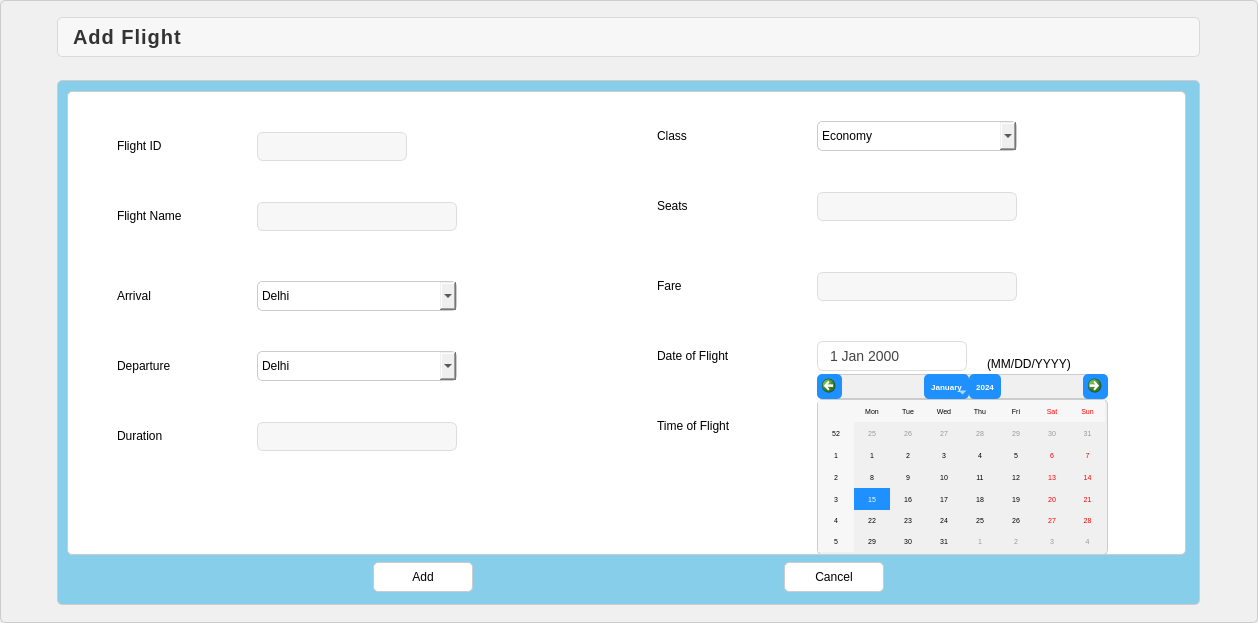
<?xml version="1.0" encoding="UTF-8"?>
<ui version="4.0">
 <class>AddFlight</class>
 <widget class="QWidget" name="AddFlight">
  <property name="geometry">
   <rect>
    <x>0</x>
    <y>0</y>
    <width>1258</width>
    <height>623</height>
   </rect>
  </property>
  <property name="windowTitle">
   <string>Form</string>
  </property>
  <property name="styleSheet">
   <string notr="true"/>
  </property>
  <layout class="QHBoxLayout" name="horizontalLayout">
   <property name="leftMargin">
    <number>0</number>
   </property>
   <property name="topMargin">
    <number>0</number>
   </property>
   <property name="rightMargin">
    <number>0</number>
   </property>
   <property name="bottomMargin">
    <number>0</number>
   </property>
   <item>
    <widget class="QFrame" name="frame_3">
     <property name="styleSheet">
      <string notr="true">background-color: #f0f0f0;
border: 1px solid #ccc;
border-radius: 5px;
background-repeat:no-repeat;
background-position:center;
background-image: url(:/ing/AddFlightImg.png);</string>
     </property>
     <property name="frameShape">
      <enum>QFrame::StyledPanel</enum>
     </property>
     <property name="frameShadow">
      <enum>QFrame::Raised</enum>
     </property>
     <layout class="QGridLayout" name="gridLayout">
      <item row="0" column="0">
       <widget class="QLabel" name="label_8">
        <property name="minimumSize">
         <size>
          <width>265</width>
          <height>50</height>
         </size>
        </property>
        <property name="maximumSize">
         <size>
          <width>12000000</width>
          <height>50</height>
         </size>
        </property>
        <property name="styleSheet">
         <string notr="true">QLabel#label_8 {
background:none;
    background-color: #f7f7f7; /* Light grey background */
    color: #333333; /* Dark grey text */
    border: 1px solid #d9d9d9; /* Light grey border */
    border-radius: 5px; /* Rounded corners */
    padding: 5px 10px; /* Padding around the text */
    font-size: 20px; /* Font size appropriate for the label size */
    font-weight: bold; /* Bold text */
    text-align: center; /* Center the text */
    box-shadow: 0 2px 4px rgba(0, 0, 0, 0.1); /* Subtle shadow effect */
    margin-bottom: 10px; /* Space below the label */
    letter-spacing: 1px; /* Spacing between letters */
    height: 30px; /* Explicit height for the label */
}

</string>
        </property>
        <property name="text">
         <string>Add Flight</string>
        </property>
       </widget>
      </item>
      <item row="1" column="0">
       <widget class="QFrame" name="frame_4">
        <property name="maximumSize">
         <size>
          <width>1143</width>
          <height>525</height>
         </size>
        </property>
        <property name="styleSheet">
         <string notr="true">background:none;background-color: rgb(135, 206, 235);</string>
        </property>
        <property name="frameShape">
         <enum>QFrame::StyledPanel</enum>
        </property>
        <property name="frameShadow">
         <enum>QFrame::Raised</enum>
        </property>
        <layout class="QGridLayout" name="gridLayout_2">
         <item row="1" column="0">
          <widget class="QFrame" name="frame_2">
           <property name="styleSheet">
            <string notr="true">border:none;</string>
           </property>
           <property name="frameShape">
            <enum>QFrame::StyledPanel</enum>
           </property>
           <property name="frameShadow">
            <enum>QFrame::Raised</enum>
           </property>
          </widget>
         </item>
         <item row="0" column="0" colspan="5">
          <widget class="QFrame" name="frame">
           <property name="minimumSize">
            <size>
             <width>1119</width>
             <height>464</height>
            </size>
           </property>
           <property name="maximumSize">
            <size>
             <width>1119</width>
             <height>464</height>
            </size>
           </property>
           <property name="styleSheet">
            <string notr="true">QFrame{
background:none;
background-color: rgb(255, 255, 255);
}

QLable{
color: rgb(0, 0, 0);font: 10pt &quot;MS Shell Dlg 2&quot;;
}
</string>
           </property>
           <property name="frameShape">
            <enum>QFrame::StyledPanel</enum>
           </property>
           <property name="frameShadow">
            <enum>QFrame::Raised</enum>
           </property>
           <widget class="QLabel" name="label_2">
            <property name="geometry">
             <rect>
              <x>50</x>
              <y>40</y>
              <width>100</width>
              <height>30</height>
             </rect>
            </property>
            <property name="styleSheet">
             <string notr="true">border:none;color: rgb(0, 0, 0);font: 10pt &quot;MS Shell Dlg 2&quot;;</string>
            </property>
            <property name="text">
             <string>Flight ID</string>
            </property>
           </widget>
           <widget class="QLineEdit" name="FA_FlightID">
            <property name="geometry">
             <rect>
              <x>190</x>
              <y>40</y>
              <width>150</width>
              <height>30</height>
             </rect>
            </property>
            <property name="minimumSize">
             <size>
              <width>150</width>
              <height>30</height>
             </size>
            </property>
            <property name="maximumSize">
             <size>
              <width>150</width>
              <height>30</height>
             </size>
            </property>
            <property name="styleSheet">
             <string notr="true">background-color: #f7f7f7;
    border: 1px solid #ddd;
    border-radius: 6px;
    padding: 1px;
    margin-top: 1px;
    box-shadow: 0 2px 4px rgba(0, 0, 0, 0.1); 
color: rgb(0, 0, 0);</string>
            </property>
           </widget>
           <widget class="QLabel" name="label_3">
            <property name="geometry">
             <rect>
              <x>50</x>
              <y>110</y>
              <width>100</width>
              <height>30</height>
             </rect>
            </property>
            <property name="styleSheet">
             <string notr="true">border:none;color: rgb(0, 0, 0);font: 10pt &quot;MS Shell Dlg 2&quot;;</string>
            </property>
            <property name="text">
             <string>Flight Name</string>
            </property>
           </widget>
           <widget class="QLabel" name="label_4">
            <property name="geometry">
             <rect>
              <x>50</x>
              <y>190</y>
              <width>100</width>
              <height>30</height>
             </rect>
            </property>
            <property name="styleSheet">
             <string notr="true">border:none;color: rgb(0, 0, 0);font: 10pt &quot;MS Shell Dlg 2&quot;;</string>
            </property>
            <property name="text">
             <string>Arrival</string>
            </property>
           </widget>
           <widget class="QLabel" name="label_5">
            <property name="geometry">
             <rect>
              <x>50</x>
              <y>260</y>
              <width>100</width>
              <height>30</height>
             </rect>
            </property>
            <property name="styleSheet">
             <string notr="true">border:none;color: rgb(0, 0, 0);font: 10pt &quot;MS Shell Dlg 2&quot;;</string>
            </property>
            <property name="text">
             <string>Departure</string>
            </property>
           </widget>
           <widget class="QLabel" name="label_6">
            <property name="geometry">
             <rect>
              <x>50</x>
              <y>330</y>
              <width>100</width>
              <height>30</height>
             </rect>
            </property>
            <property name="styleSheet">
             <string notr="true">border:none;color: rgb(0, 0, 0);font: 10pt &quot;MS Shell Dlg 2&quot;;</string>
            </property>
            <property name="text">
             <string>Duration</string>
            </property>
           </widget>
           <widget class="QLineEdit" name="FA_FlightName">
            <property name="geometry">
             <rect>
              <x>190</x>
              <y>110</y>
              <width>200</width>
              <height>30</height>
             </rect>
            </property>
            <property name="minimumSize">
             <size>
              <width>200</width>
              <height>30</height>
             </size>
            </property>
            <property name="maximumSize">
             <size>
              <width>300</width>
              <height>30</height>
             </size>
            </property>
            <property name="styleSheet">
             <string notr="true">background-color: #f7f7f7;
    border: 1px solid #ddd;
    border-radius: 6px;
    padding: 1px;
    margin-top: 1px;
    box-shadow: 0 2px 4px rgba(0, 0, 0, 0.1); 
color: rgb(0, 0, 0);</string>
            </property>
           </widget>
           <widget class="QLineEdit" name="FA_Duration">
            <property name="geometry">
             <rect>
              <x>190</x>
              <y>330</y>
              <width>200</width>
              <height>30</height>
             </rect>
            </property>
            <property name="styleSheet">
             <string notr="true">background-color: #f7f7f7;
    border: 1px solid #ddd;
    border-radius: 6px;
    padding: 1px;
    margin-top: 1px;
    box-shadow: 0 2px 4px rgba(0, 0, 0, 0.1); 
color: rgb(0, 0, 0);</string>
            </property>
           </widget>
           <widget class="QComboBox" name="FA_Arrival">
            <property name="geometry">
             <rect>
              <x>190</x>
              <y>190</y>
              <width>200</width>
              <height>30</height>
             </rect>
            </property>
            <property name="styleSheet">
             <string notr="true">background:none;</string>
            </property>
            <item>
             <property name="text">
              <string>Delhi</string>
             </property>
            </item>
            <item>
             <property name="text">
              <string>Kolkata</string>
             </property>
            </item>
            <item>
             <property name="text">
              <string>Channai</string>
             </property>
            </item>
            <item>
             <property name="text">
              <string>Mumbai</string>
             </property>
            </item>
            <item>
             <property name="text">
              <string>Benglor</string>
             </property>
            </item>
           </widget>
           <widget class="QComboBox" name="FA_Departure">
            <property name="geometry">
             <rect>
              <x>190</x>
              <y>260</y>
              <width>200</width>
              <height>30</height>
             </rect>
            </property>
            <property name="styleSheet">
             <string notr="true">background:none;</string>
            </property>
            <item>
             <property name="text">
              <string>Delhi</string>
             </property>
            </item>
            <item>
             <property name="text">
              <string>Kolkata</string>
             </property>
            </item>
            <item>
             <property name="text">
              <string>Channai</string>
             </property>
            </item>
            <item>
             <property name="text">
              <string>Mumbai</string>
             </property>
            </item>
            <item>
             <property name="text">
              <string>Benglor</string>
             </property>
            </item>
           </widget>
           <widget class="QLabel" name="label">
            <property name="geometry">
             <rect>
              <x>590</x>
              <y>30</y>
              <width>100</width>
              <height>30</height>
             </rect>
            </property>
            <property name="styleSheet">
             <string notr="true">border:none;font: 10pt &quot;MS Shell Dlg 2&quot;;
color: rgb(0, 0, 0);</string>
            </property>
            <property name="text">
             <string>Class</string>
            </property>
           </widget>
           <widget class="QDateEdit" name="FA_DateOfFlight">
            <property name="geometry">
             <rect>
              <x>750</x>
              <y>250</y>
              <width>150</width>
              <height>30</height>
             </rect>
            </property>
            <property name="styleSheet">
             <string notr="true">QDateEdit {
    border: 1px solid #ddd;
    border-radius: 6px;
    padding: 5px 10px;
    background-color: #ffffff;
    font-size: 14px;
    color: #444;
    width: 150px;
    box-shadow: 0 2px 4px rgba(0, 0, 0, 0.1); /* Light shadow for a floating effect */
}

QDateEdit::hover {
    border: 1px solid #bbb;
    background-color: #f7f7f7f7;
}

QDateEdit::focus {
    border: 1px solid #4CAF50;
    background-color: #e0f7e7;
    box-shadow: 0 2px 8px rgba(0, 0, 0, 0.2); /* Stronger shadow on focus */
}

QDateEdit::drop-down {
    subcontrol-origin: padding;
    subcontrol-position: top right;
    width: 20px;
    border-left: 1px solid #ddd;
    background-color: #f0f0f0;
    border-top-right-radius: 6px;
    border-bottom-right-radius: 6px;
    padding-right: 5px;
}

QDateEdit::down-arrow {
    width: 12px;
    height: 12px;
}

QDateEdit::down-arrow:hover {
}

QDateEdit::up-arrow, QDateEdit::down-arrow {
    width: 12px;
    height: 12px;
}

QDateEdit::up-button, QDateEdit::down-button {
    subcontrol-origin: border;
    subcontrol-position: center right;
    width: 16px;
    height: 16px;
    background-color: transparent;
}

QDateEdit::drop-down:pressed {
    background-color: #d6d6d6;
}

QDateEdit::drop-down:focus {
    border-left: 1px solid #4CAF50;
}

QDateEdit QAbstractItemView {
    border: 1px solid #ccc;
    border-radius: 4px;
    background-color: #f7f7f7;
    selection-background-color: #4CAF50;
    selection-color: #fff;
}</string>
            </property>
           </widget>
           <widget class="QLabel" name="label_11">
            <property name="geometry">
             <rect>
              <x>590</x>
              <y>250</y>
              <width>120</width>
              <height>30</height>
             </rect>
            </property>
            <property name="styleSheet">
             <string notr="true">border:none;color: rgb(0, 0, 0);font: 10pt &quot;MS Shell Dlg 2&quot;;</string>
            </property>
            <property name="text">
             <string>Date of Flight</string>
            </property>
           </widget>
           <widget class="QLabel" name="label_10">
            <property name="geometry">
             <rect>
              <x>590</x>
              <y>180</y>
              <width>100</width>
              <height>30</height>
             </rect>
            </property>
            <property name="styleSheet">
             <string notr="true">border:none;color: rgb(0, 0, 0);font: 10pt &quot;MS Shell Dlg 2&quot;;</string>
            </property>
            <property name="text">
             <string>Fare</string>
            </property>
           </widget>
           <widget class="QLabel" name="label_9">
            <property name="geometry">
             <rect>
              <x>590</x>
              <y>100</y>
              <width>100</width>
              <height>30</height>
             </rect>
            </property>
            <property name="styleSheet">
             <string notr="true">border:none;color: rgb(0, 0, 0);font: 10pt &quot;MS Shell Dlg 2&quot;;</string>
            </property>
            <property name="text">
             <string>Seats</string>
            </property>
           </widget>
           <widget class="QLabel" name="label_12">
            <property name="geometry">
             <rect>
              <x>590</x>
              <y>320</y>
              <width>120</width>
              <height>30</height>
             </rect>
            </property>
            <property name="styleSheet">
             <string notr="true">border:none;color: rgb(0, 0, 0);font: 10pt &quot;MS Shell Dlg 2&quot;;</string>
            </property>
            <property name="text">
             <string>Time of Flight</string>
            </property>
           </widget>
           <widget class="QTimeEdit" name="FA_TimeOfFlight">
            <property name="geometry">
             <rect>
              <x>750</x>
              <y>320</y>
              <width>150</width>
              <height>30</height>
             </rect>
            </property>
            <property name="styleSheet">
             <string notr="true">QTimeEdit {
    border: 1px solid #ddd;
    border-radius: 6px;
    padding: 5px 10px;
    background-color: #ffffff;
    font-size: 14px;
    color: #444;
    width: 150px;
    box-shadow: 0 2px 4px rgba(0, 0, 0, 0.1); /* Light shadow for a floating effect */
}

QTimeEdit::hover {
    border: 1px solid #bbb;
    background-color: #f7f7f7f7;
}

QTimeEdit::focus {
    border: 1px solid #4CAF50;
    background-color: #e0f7e7;
    box-shadow: 0 2px 8px rgba(0, 0, 0, 0.2); /* Stronger shadow on focus */
}

QTimeEdit::drop-down {
    subcontrol-origin: padding;
    subcontrol-position: top right;
    width: 20px;
    border-left: 1px solid #ddd;
    background-color: #f0f0f0;
    border-top-right-radius: 6px;
    border-bottom-right-radius: 6px;
    padding-right: 5px;
}

QTimeEdit::down-arrow {
    width: 12px;
    height: 12px;
}

QTimeEdit::down-arrow:hover {
}

QTimeEdit::up-arrow, QDateEdit::down-arrow {
    width: 12px;
    height: 12px;
}

QTimeEdit::up-button, QTimeEdit::down-button {
    subcontrol-origin: border;
    subcontrol-position: center right;
    width: 16px;
    height: 16px;
    background-color: transparent;
}

QTimeEdit::drop-down:pressed {
    background-color: #d6d6d6;
}

QTimeEdit::drop-down:focus {
    border-left: 1px solid #4CAF50;
}

QTimeEdit QAbstractItemView {
    border: 1px solid #ccc;
    border-radius: 4px;
    background-color: #f7f7f7;
    selection-background-color: #4CAF50;
    selection-color: #fff;
}</string>
            </property>
           </widget>
           <widget class="QLineEdit" name="FA_Fare">
            <property name="geometry">
             <rect>
              <x>750</x>
              <y>180</y>
              <width>200</width>
              <height>30</height>
             </rect>
            </property>
            <property name="styleSheet">
             <string notr="true">background-color: #f7f7f7;
    border: 1px solid #ddd;
    border-radius: 6px;
    padding: 1px;
    margin-top: 1px;
    box-shadow: 0 2px 4px rgba(0, 0, 0, 0.1); 
color: rgb(0, 0, 0);</string>
            </property>
           </widget>
           <widget class="QLabel" name="label_7">
            <property name="geometry">
             <rect>
              <x>920</x>
              <y>260</y>
              <width>111</width>
              <height>25</height>
             </rect>
            </property>
            <property name="styleSheet">
             <string notr="true">border:none;color: rgb(0, 0, 0);</string>
            </property>
            <property name="text">
             <string>(MM/DD/YYYY)</string>
            </property>
           </widget>
           <widget class="QLineEdit" name="FA_Seat">
            <property name="geometry">
             <rect>
              <x>750</x>
              <y>100</y>
              <width>200</width>
              <height>30</height>
             </rect>
            </property>
            <property name="styleSheet">
             <string notr="true">background-color: #f7f7f7;
    border: 1px solid #ddd;
    border-radius: 6px;
    padding: 1px;
    margin-top: 1px;
    box-shadow: 0 2px 4px rgba(0, 0, 0, 0.1); 
color: rgb(0, 0, 0);</string>
            </property>
           </widget>
           <widget class="QComboBox" name="FA_Class">
            <property name="geometry">
             <rect>
              <x>750</x>
              <y>30</y>
              <width>200</width>
              <height>30</height>
             </rect>
            </property>
            <property name="styleSheet">
             <string notr="true">background:none;</string>
            </property>
            <item>
             <property name="text">
              <string>Economy</string>
             </property>
            </item>
            <item>
             <property name="text">
              <string>Business</string>
             </property>
            </item>
            <item>
             <property name="text">
              <string>First Class</string>
             </property>
            </item>
           </widget>
           <widget class="QCalendarWidget" name="calendarWidget">
            <property name="geometry">
             <rect>
              <x>750</x>
              <y>283</y>
              <width>291</width>
              <height>181</height>
             </rect>
            </property>
            <property name="styleSheet">
             <string notr="true">QCalendarWidget {
    font: 5pt &quot;Segoe UI&quot;;
    background-color: #f0f0f0;
    border: 1px solid #ccc;
    border-radius: 5px;
}

QCalendarWidget QWidget {
    background-color: #f0f0f0;
}

QCalendarWidget QToolButton {
    background-color: #1E90FF;
    color: white;
    border: none;
    border-radius: 5px;
    padding: 3px;
    font-size: 6pt; /* Larger font size for the month and year */
}

QCalendarWidget QToolButton::menu-indicator {
    image: none;
}

QCalendarWidget QMenu {
    width: 150px;
    background-color: white;
    border: 1px solid #ccc;
}

QCalendarWidget QSpinBox {
    margin: 2px;
    font-size: 6pt; /* Match the font size with the QToolButton */
}

QCalendarWidget QSpinBox::up-button {
    subcontrol-origin: border;
    subcontrol-position: top right;
    width: 15px;
}

QCalendarWidget QSpinBox::down-button {
    subcontrol-origin: border;
    subcontrol-position: bottom right;
    width: 15px;
}

QCalendarWidget QAbstractItemView:enabled {
    font-size: 5pt; /* Keeping dates at 5pt */
    color: #000000;
    background-color: #f0f0f0;
    selection-background-color: #1E90FF;
    selection-color: white;
}

QCalendarWidget QAbstractItemView:disabled {
    color: #999999;
}

QCalendarWidget QHeaderView::section {
    background-color: #1E90FF;
    color: white;
    font-weight: bold;
    font-size: 6pt; /* Larger font size for the headers */
}
</string>
            </property>
           </widget>
          </widget>
         </item>
         <item row="1" column="4">
          <widget class="QFrame" name="frame_5">
           <property name="styleSheet">
            <string notr="true">border:none;</string>
           </property>
           <property name="frameShape">
            <enum>QFrame::StyledPanel</enum>
           </property>
           <property name="frameShadow">
            <enum>QFrame::Raised</enum>
           </property>
          </widget>
         </item>
         <item row="1" column="3">
          <widget class="QPushButton" name="Cancel">
           <property name="minimumSize">
            <size>
             <width>100</width>
             <height>30</height>
            </size>
           </property>
           <property name="maximumSize">
            <size>
             <width>100</width>
             <height>30</height>
            </size>
           </property>
           <property name="styleSheet">
            <string notr="true">QPushButton{
background:none;
	background-color: rgb(255, 255, 255);
}

QPushButton:hover{
	color: rgb(255, 255, 255);
	background-color: rgb(0, 0, 0);
}
</string>
           </property>
           <property name="text">
            <string>Cancel</string>
           </property>
          </widget>
         </item>
         <item row="1" column="1">
          <widget class="QPushButton" name="FA_Add">
           <property name="minimumSize">
            <size>
             <width>100</width>
             <height>30</height>
            </size>
           </property>
           <property name="maximumSize">
            <size>
             <width>100</width>
             <height>30</height>
            </size>
           </property>
           <property name="styleSheet">
            <string notr="true">QPushButton{
background:none;
	background-color: rgb(255, 255, 255);
}

QPushButton:hover{
	color: rgb(255, 255, 255);
	background-color: rgb(0, 0, 0);
}</string>
           </property>
           <property name="text">
            <string>Add</string>
           </property>
          </widget>
         </item>
        </layout>
       </widget>
      </item>
     </layout>
    </widget>
   </item>
  </layout>
 </widget>
 <resources/>
 <connections/>
</ui>
